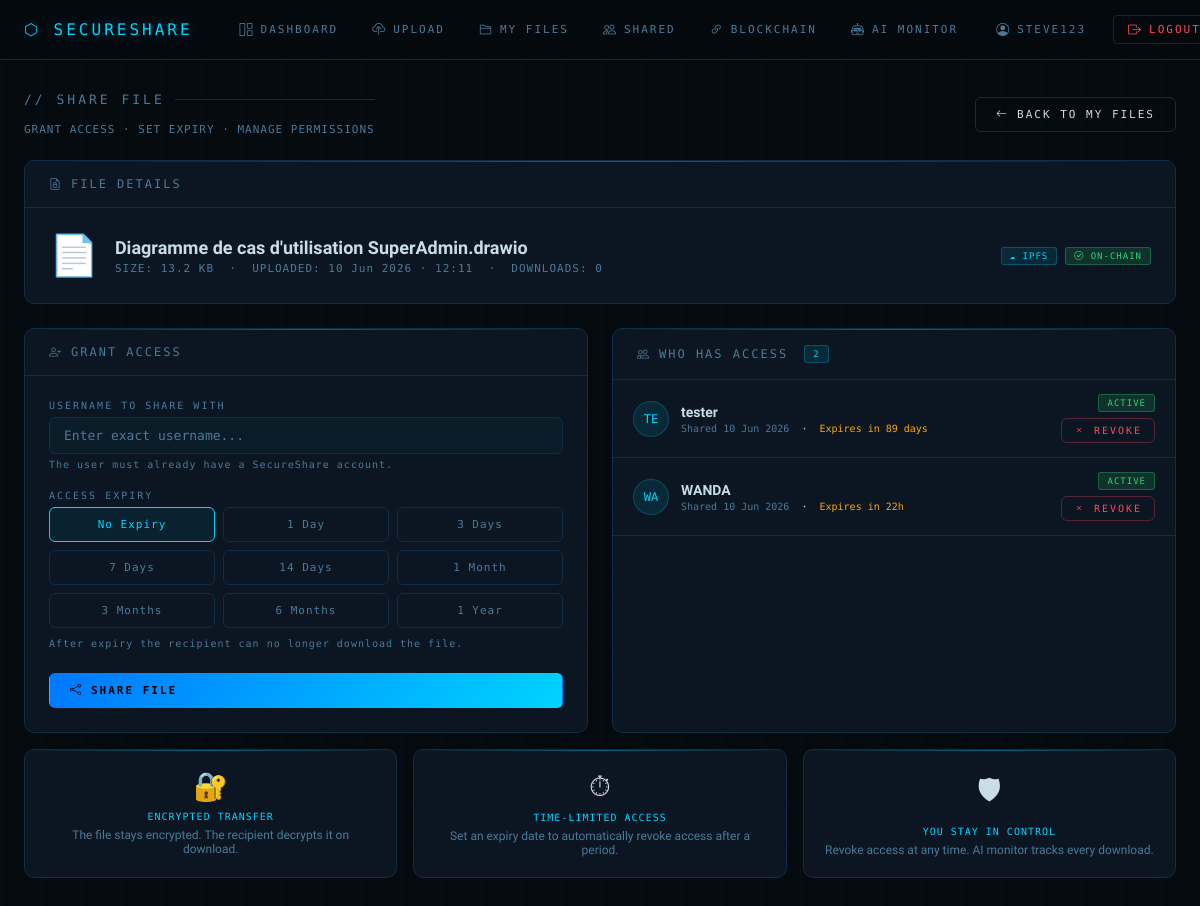
Screenshot of /upload/share/12/ (signed in) with the database file from the repository.
### users/models.py (models this page shows, shortened)
class CustomUser(AbstractUser):
    email          = models.EmailField(unique=True)
    wallet_address = models.CharField(max_length=42, blank=True, null=True)

### files/models.py (models this page shows, shortened)
class File(models.Model):
    owner               = models.ForeignKey(CustomUser, on_delete=models.CASCADE, related_name='owned_files')
    filename            = models.CharField(max_length=255)
    original_filename   = models.CharField(max_length=255)
    file_hash           = models.CharField(max_length=128, unique=True)
    encrypted_file_path = models.CharField(max_length=500, blank=True)
    ipfs_cid            = models.CharField(max_length=100, blank=True, null=True)
    encryption_key      = models.BinaryField()
    blockchain_tx_hash  = models.CharField(max_length=66, blank=True, null=True)
    upload_date         = models.DateTimeField(default=timezone.now)
    file_size           = models.PositiveBigIntegerField(default=0)
    download_count      = models.PositiveIntegerField(default=0)
    is_active           = models.BooleanField(default=True)
    @property
    def file_size_display(self):
        size = self.file_size
        if size == 0:
            return '—'
        for unit in ['B', 'KB', 'MB', 'GB']:
            if size < 1024:
                return f"{size:.1f} {unit}"
            size /= 1024
        return f"{size:.1f} TB"

class FileShare(models.Model):
    file         = models.ForeignKey(File, on_delete=models.CASCADE, related_name='shares')
    shared_by    = models.ForeignKey(CustomUser, on_delete=models.CASCADE, related_name='shares_given')
    shared_with  = models.ForeignKey(CustomUser, on_delete=models.CASCADE, related_name='shares_received')
    shared_at    = models.DateTimeField(default=timezone.now)
    expires_at   = models.DateTimeField(null=True, blank=True)
    can_download = models.BooleanField(default=True)
    class Meta:
        unique_together = ('file', 'shared_with')
        ordering = ['-shared_at']
    def is_expired(self):
        if self.expires_at is None:
            return False
        return timezone.now() > self.expires_at
    @property
    def expiry_display(self):
        if self.expires_at is None:
            return 'Never expires'
        if self.is_expired():
            return 'Expired'
        delta = self.expires_at - timezone.now()
        days  = delta.days
        if days == 0:
            hours = int(delta.seconds / 3600)
            return f'Expires in {hours}h'
        return f'Expires in {days} day{"s" if days != 1 else ""}'

### files/views.py (the view, shortened to what this page needs)
# urls.py: path('share/<int:file_id>/',            share_file,           name='share_file'),
@login_required
def share_file(request, file_id):
    file_obj       = get_object_or_404(File, id=file_id, owner=request.user)
    current_shares = FileShare.objects.filter(file=file_obj).select_related('shared_with')
    expiry_options = [
        ('0',   'No Expiry'),
        ('1',   '1 Day'),
        ('3',   '3 Days'),
        ('7',   '7 Days'),
        ('14',  '14 Days'),
        ('30',  '1 Month'),
        ('90',  '3 Months'),
        ('180', '6 Months'),
        ('365', '1 Year'),
    ]
    return render(request, 'files/share_file.html', {
        'file':           file_obj,
        'current_shares': current_shares,
        'expiry_options': expiry_options,
    })

### files/templates/files/share_file.html (shortened to what this page needs)
{% extends 'base.html' %}
{% block content %}
<div class="d-flex justify-between align-center mb-5">
    <div>
        <div class="ss-section-title">// Share File</div>
        <p class="text-dim mono" style="font-size:11px;letter-spacing:1px;">GRANT ACCESS · SET EXPIRY · MANAGE PERMISSIONS</p>
    </div>
    <a href="{% url 'my_files' %}" class="ss-btn"><i class="bi bi-arrow-left"></i> Back to My Files</a>
</div>
<div class="ss-card mb-5">
    <div class="ss-card-header"><i class="bi bi-file-earmark-lock"></i> File Details</div>
    <div class="ss-card-body">
        <div style="display:flex;align-items:center;gap:16px;flex-wrap:wrap;">
            <span style="font-size:40px;">
                {% with n=file.filename|lower %}
                {% if '.pdf' in n %}📕{% elif '.png' in n or '.jpg' in n or '.jpeg' in n %}🖼️{% elif '.mp4' in n or '.mov' in n %}🎬{% elif '.doc' in n %}📝{% elif '.xls' in n %}📊{% elif '.zip' in n %}📦{% else %}📄{% endif %}
                {% endwith %}
            </span>
            <div style="flex:1;">
                <div style="font-size:18px;font-weight:700;margin-bottom:4px;">{{ file.filename }}</div>
                <div class="mono text-dim" style="font-size:11px;letter-spacing:1px;">
                    SIZE: {{ file.file_size_display }} &nbsp;·&nbsp;
                    UPLOADED: {{ file.upload_date|date:"d M Y · H:i" }} &nbsp;·&nbsp;
                    DOWNLOADS: {{ file.download_count }}
                </div>
            </div>
            <div style="display:flex;gap:8px;align-items:center;">
                {% if file.ipfs_cid %}<span class="ss-badge ss-badge-info">☁ IPFS</span>{% else %}<span class="ss-badge ss-badge-gray">💾 Local</span>{% endif %}
                {% if file.blockchain_tx_hash %}<span class="ss-badge ss-badge-success"><i class="bi bi-check-circle"></i> On-Chain</span>{% endif %}
            </div>
        </div>
    </div>
</div>
<div class="ss-grid ss-grid-2" style="gap:24px;">
    <div class="ss-card">
        <div class="ss-card-header"><i class="bi bi-person-plus"></i> Grant Access</div>
        <div class="ss-card-body">
            <form method="POST">
                <div style="margin-bottom:20px;">
                    <label class="ss-label">Username to share with</label>
                    <input type="text" name="username" class="ss-input"
                           placeholder="Enter exact username..." required autocomplete="off">
                    <div class="mono text-dim" style="font-size:10px;margin-top:5px;letter-spacing:1px;">
                        The user must already have a SecureShare account.
                    </div>
                </div>
                <div style="margin-bottom:24px;">
                    <label class="ss-label">Access Expiry</label>
                    <div style="display:grid;grid-template-columns:repeat(3,1fr);gap:8px;margin-bottom:10px;">
                        {% for val, label in expiry_options %}
                        <label style="
                            display:flex;align-items:center;justify-content:center;
                            padding:10px 8px;border-radius:6px;cursor:pointer;
                            border:1px solid var(--border);text-align:center;
                            font-family:var(--mono);font-size:11px;letter-spacing:1px;
                            color:var(--text-dim);transition:all 0.2s;
                        " onmouseover="this.style.borderColor='var(--accent)';this.style.color='var(--accent)'"
                           onmouseout="highlightSelected()">
                            {{ label }}
                        </label>
                        {% endfor %}
                    </div>
                    <div class="mono text-dim" style="font-size:10px;letter-spacing:1px;">
                        After expiry the recipient can no longer download the file.
                    </div>
                </div>
                <button type="submit" class="ss-btn ss-btn-primary w-100">
                    <i class="bi bi-share"></i> Share File
                </button>
            </form>
        </div>
    </div>
    <div class="ss-card">
        <div class="ss-card-header">
            <i class="bi bi-people"></i> Who Has Access
            <span class="ss-badge ss-badge-info" style="margin-left:8px;">{{ current_shares|length }}</span>
        </div>
        <div style="padding:0;">
            {% if current_shares %}
                {% for share in current_shares %}
                <div style="
                    display:flex;align-items:center;gap:12px;
                    padding:14px 20px;
                    border-bottom:1px solid var(--border);
                ">
                    <div style="width:36px;height:36px;border-radius:50%;
                        background:rgba(0,212,255,0.1);border:1px solid rgba(0,212,255,0.2);
                        display:flex;align-items:center;justify-content:center;
                        font-family:var(--mono);font-size:12px;color:var(--accent);flex-shrink:0;">
                        {{ share.shared_with.username|slice:":2"|upper }}
                    </div>
                    <div style="flex:1;">
                        <div style="font-weight:600;font-size:14px;">{{ share.shared_with.username }}</div>
                        <div class="mono" style="font-size:10px;margin-top:3px;">
                            <span class="text-dim">Shared {{ share.shared_at|date:"d M Y" }}</span>
                            &nbsp;·&nbsp;
                            {% if share.is_expired %}
                                <span style="color:var(--danger);">EXPIRED</span>
                            {% elif share.expires_at %}
                                <span style="color:var(--warning);">{{ share.expiry_display }}</span>
                            {% else %}
                                <span style="color:var(--success);">Never expires</span>
                            {% endif %}
                        </div>
                    </div>
                    <div style="display:flex;flex-direction:column;align-items:flex-end;gap:6px;">
                        {% if share.is_expired %}
                            <span class="ss-badge ss-badge-danger">EXPIRED</span>
                        {% else %}
                            <span class="ss-badge ss-badge-success">ACTIVE</span>
                        {% endif %}
                        <form method="POST" onsubmit="return confirm('Revoke access for {{ share.shared_with.username }}?');" style="margin:0;">
                            <button type="submit" class="ss-btn ss-btn-sm ss-btn-danger">
                                <i class="bi bi-x"></i> Revoke
                            </button>
                        </form>
                    </div>
                </div>
                {% endfor %}
            {% else %}
            <div style="text-align:center;padding:40px 20px;">
                <i class="bi bi-people" style="font-size:32px;color:var(--text-dim);display:block;margin-bottom:12px;"></i>
                <div class="mono text-dim" style="font-size:11px;letter-spacing:2px;">NOT SHARED WITH ANYONE YET</div>
            </div>
            {% endif %}
        </div>
    </div>
</div>
<div class="ss-grid ss-grid-3 mt-4" style="gap:16px;">
    <div class="ss-card"><div class="ss-card-body" style="text-align:center;padding:20px;">
        <div style="font-size:28px;margin-bottom:8px;">🔐</div>
        <div class="mono" style="font-size:10px;letter-spacing:1px;color:var(--accent);margin-bottom:6px;">ENCRYPTED TRANSFER</div>
        <div class="text-dim" style="font-size:12px;">The file stays encrypted. The recipient decrypts it on download.</div>
    </div></div>
    <div class="ss-card"><div class="ss-card-body" style="text-align:center;padding:20px;">
        <div style="font-size:28px;margin-bottom:8px;">⏱</div>
        <div class="mono" style="font-size:10px;letter-spacing:1px;color:var(--accent);margin-bottom:6px;">TIME-LIMITED ACCESS</div>
        <div class="text-dim" style="font-size:12px;">Set an expiry date to automatically revoke access after a period.</div>
    </div></div>
    <div class="ss-card"><div class="ss-card-body" style="text-align:center;padding:20px;">
        <div style="font-size:28px;margin-bottom:8px;">🛡</div>
        <div class="mono" style="font-size:10px;letter-spacing:1px;color:var(--accent);margin-bottom:6px;">YOU STAY IN CONTROL</div>
        <div class="text-dim" style="font-size:12px;">Revoke access at any time. AI monitor tracks every download.</div>
    </div></div>
</div>
{% endblock %}

### templates/base.html (shortened to what this page needs)
<!DOCTYPE html>
<html lang="en">
<head>
    <link href="https://cdn.jsdelivr.net/npm/bootstrap-icons@1.11.3/font/bootstrap-icons.css" rel="stylesheet">
</head>
<body>
{% if user.is_authenticated %}
<nav class="ss-nav">
    <a class="ss-brand" href="{% url 'dashboard' %}">⬡ SECURESHARE</a>
    <div class="ss-nav-links">
        <a class="ss-nav-link {% if request.resolver_match.url_name == 'dashboard' %}active{% endif %}"
           href="{% url 'dashboard' %}">
            <i class="bi bi-grid-1x2"></i> Dashboard
        </a>
        <a class="ss-nav-link {% if request.resolver_match.url_name == 'upload_file' %}active{% endif %}"
           href="{% url 'upload_file' %}">
            <i class="bi bi-cloud-upload"></i> Upload
        </a>
        <a class="ss-nav-link {% if request.resolver_match.url_name == 'my_files' %}active{% endif %}"
           href="{% url 'my_files' %}">
            <i class="bi bi-folder2"></i> My Files
        </a>
        <a class="ss-nav-link {% if request.resolver_match.url_name == 'shared_with_me' %}active{% endif %}"
           href="{% url 'shared_with_me' %}">
            <i class="bi bi-people"></i> Shared
        </a>
        <a class="ss-nav-link {% if request.resolver_match.url_name == 'blockchain_verify' %}active{% endif %}"
           href="{% url 'blockchain_verify' %}">
            <i class="bi bi-link-45deg"></i> Blockchain
        </a>
        <a class="ss-nav-link {% if request.resolver_match.url_name == 'ai_monitor' %}active{% endif %}"
           href="{% url 'ai_monitor' %}">
            <i class="bi bi-robot"></i> AI Monitor
        </a>
    </div>
    <div class="ss-nav-user">
        <a class="ss-nav-link {% if request.resolver_match.url_name == 'profile' %}active{% endif %}"
           href="{% url 'profile' %}" style="color:var(--text-dim);">
            <i class="bi bi-person-circle"></i> {{ user.username }}
        </a>
        <a class="ss-nav-link ss-logout" href="{% url 'logout' %}">
            <i class="bi bi-box-arrow-right"></i> Logout
        </a>
    </div>
</nav>
{% endif %}
<div class="ss-content">
    {% block content %}{% endblock %}
</div>
</body>
</html>

### rows the page displays
CustomUser: username "STEVE123"
File: filename "Diagramme de cas d'utilisation SuperAdmin.drawio", file_size_display "13.2 KB", upload_date "10 Jun 2026 · 12:11", download_count "0"
FileShare: shared_with.username "TE", shared_with.username "tester", shared_at "10 Jun 2026", expiry_display "Expires in 89 days", shows "ACTIVE"
FileShare: shared_with.username "WA", shared_with.username "WANDA", shared_at "10 Jun 2026", expiry_display "Expires in 22h", shows "ACTIVE"

### other values shown
{{ label }} "No Expiry" "1 Day" "3 Days" "7 Days" "14 Days" "1 Month" "3 Months" "6 Months" "1 Year"
{{ current_shares|length }} "2"
